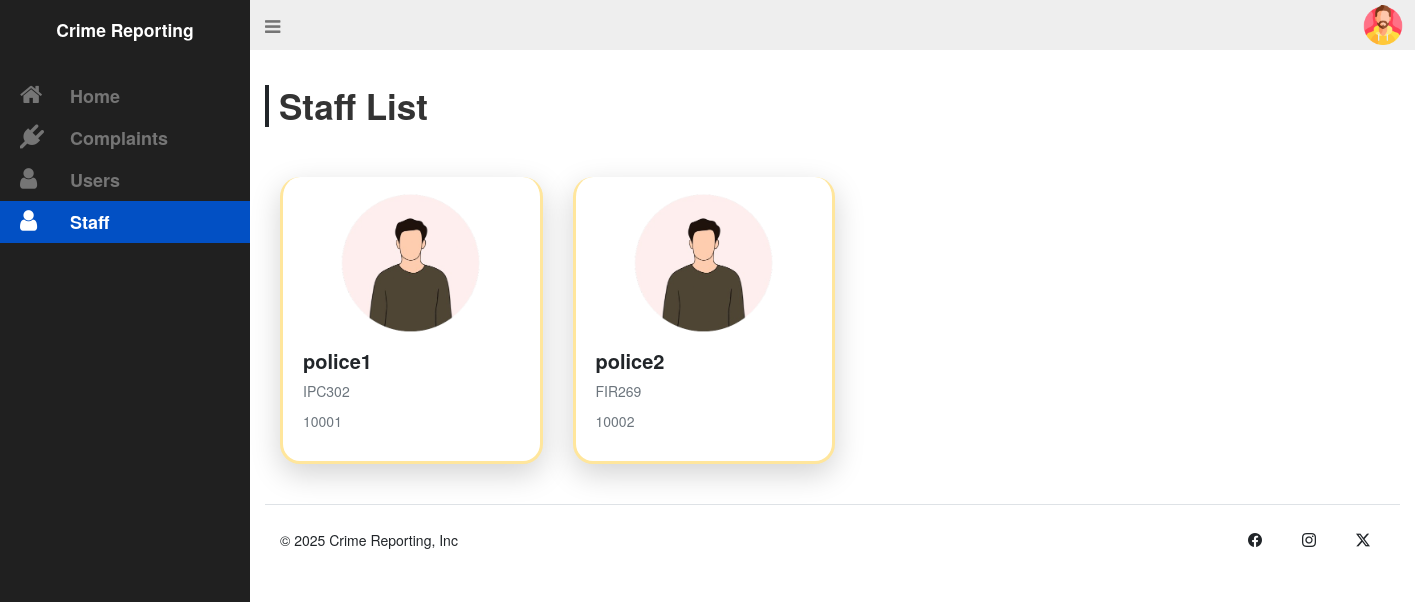
Page /Admin/pages/admin-staff.php (signed in) on the committed database.
### tables this page shows
CREATE TABLE `staff` (
  `staff_id` int(11) NOT NULL,
  `staff_name` varchar(20) NOT NULL,
  `crime_name` varchar(20) NOT NULL,
  `fir_id` int(11) NOT NULL
);

### Admin/pages/admin-staff.php (the view, shortened to what this page needs)
<?php
 include './connect.php';
?>
<!DOCTYPE html>
<html lang="en">
<head>
  <link rel="stylesheet" href="../static/admin.css">
  <link rel="stylesheet" href="https://cdn.jsdelivr.net/npm/bootstrap-icons@1.11.3/font/bootstrap-icons.min.css">
  <link href="https://cdn.jsdelivr.net/npm/bootstrap@5.3.3/dist/css/bootstrap.min.css" rel="stylesheet">
  <link rel="stylesheet" href="https://maxcdn.bootstrapcdn.com/bootstrap/3.3.7/css/bootstrap.min.css">
  <link rel="stylesheet" href="https://maxcdn.bootstrapcdn.com/font-awesome/4.7.0/css/font-awesome.min.css">
</head>
<body>
  <div id="wrapper">
    <aside id="sidebar-wrapper">
      <div class="sidebar-brand">
        <h2><div class="fs-3 fw-semibold">Crime Reporting</div></h2>
      </div>
      <ul class="sidebar-nav">
        <li><a href="./admin-home.php"><i class="fa fa-home"></i>Home</a></li>
        <li><a href="./admin-complaint.php"><i class="fa fa-plug"></i>Complaints</a></li>
        <li><a href="./admin-user.php"><i class="fa fa-user"></i>Users</a></li>
        <li class="active"><a href="./admin-staff.php"><i class="fa fa-user"></i>Staff</a></li>
      </ul>
    </aside>
    <div id="navbar-wrapper">
      <nav class="navbar navbar-inverse">
        <div class="container-fluid justify-content-between">
          <div class="navbar-header position-absolute top-0">
            <a href="#" class="navbar-brand" id="sidebar-toggle"><i class="fa fa-bars"></i></a>
          </div>
          <div class="d-flex align-items-center position-absolute end-0">
            <button class="btn rounded-circle border-0"  data-bs-toggle="dropdown" aria-expanded="false">
              <img src="../static/user.png" alt="" width="40">
            </button>
          </div>
        </div>
      </nav>
    </div>
    <section id="content-wrapper">
      <div class="row">
        <div class="col-lg-12">
          <h2 class="content-title display-4 fw-semibold border-start px-3 border-4 border-dark">Staff List</h2>
          <div class="container">
            <div class="row my-5">
<?php
$sql=mysqli_query($conn,"SELECT * FROM staff ORDER BY staff_id ");
while($row=mysqli_fetch_assoc($sql))
{
    $staff_name=$row['staff_name'];
    $crime_name=$row['crime_name'];
    $fir_id=$row['fir_id'];
?>
              <div class="col-lg-3 col-md-4 col-sm-6 col-12 my-3">
                <div class="card text-decoration-none h-100 rounded-5 p-3 border-3 border-warning-subtle border-top-0 shadow-lg">
                  <img src="../static/profile.png" class="card-img-top rounded-top-4 mx-auto" alt="..." style="width:150px;">
                  <div class="card-body">
                    <div class="card-title fs-2 fw-bold"><?php echo $staff_name; ?></div>
                    <p class="card-text text-secondary"><?php echo $crime_name; ?></p>
                    <p class="card-text text-secondary"><?php echo $fir_id; ?></p>
                  </div>
                </div>
              </div>
<?php
}
?>
            </div>
          </div>
        </div>
      </div>
      <div class="row">
        <div class="container">
          <footer class="d-flex flex-wrap justify-content-between align-items-center py-4 border-top">
            <div class="col-md-4 d-flex align-items-center">
              <span class="mb-3 mb-md-0 text-dark">&copy; 2025 Crime Reporting, Inc</span>
            </div>
            <ul class="nav col-md-4 justify-content-end list-unstyled d-flex">
              <li class="ms-3"><a class=" text-dark" href="#"><i class="bi bi-facebook" width="24" height="24"></i></a></li>
              <li class="ms-3"><a class=" text-dark" href="#"><i class="bi bi-instagram" width="24" height="24"></i></a></li>
              <li class="ms-3"><a class=" text-dark" href="#"><i class="bi bi-twitter-x" width="24" height="24"></i></a></li>
            </ul>
          </footer>
        </div>
      </div>
    </section>
  </div>
</body>
</html>

### Admin/static/admin.css (style rules this page uses)
body { padding-bottom: 30px; position: relative; min-height: 100%; }
a { transition: background 0.2s, color 0.2s; }
#wrapper { padding-left: 0; transition: all 0.5s ease; position: relative; }
#sidebar-wrapper { z-index: 1000; position: fixed; left: 250px; width: 0; height: 100%; margin-left: -250px; overflow-y: auto; overflow-x: hidden; background: #202020; transition: all 0.5s ease; }
.sidebar-brand { position: absolute; top: 0; width: 250px; text-align: center; padding: 20px 0; }
.sidebar-brand h2 { margin: 0; font-weight: 600; font-size: 24px; color: #fff; }
.sidebar-nav { position: absolute; top: 75px; width: 250px; margin: 0; padding: 0; list-style: none; }
.sidebar-nav > li { text-indent: 10px; line-height: 42px; }
.sidebar-nav > li a { display: block; text-decoration: none; color: #757575; font-weight: 600; font-size: 18px; }
.sidebar-nav > li > a:hover, .sidebar-nav > li.active > a { text-decoration: none; color: #fff; background: #0250c4; }
.sidebar-nav > li > a i.fa { font-size: 24px; width: 60px; }
#navbar-wrapper { width: 100%; position: absolute; z-index: 2; }
#navbar-wrapper .navbar { border-width: 0 0 0 0; background-color: #eee; font-size: 24px; margin-bottom: 0; border-radius: 0; }
#navbar-wrapper .navbar a { color: #757575; }
#content-wrapper { width: 100%; position: absolute; padding: 15px; top: 100px; }
@media (min-width: 992px) { #wrapper { padding-left: 250px; } }
@media (min-width: 992px) { #sidebar-wrapper { width: 250px; } }
@media (min-width: 992px) { #navbar-wrapper { position: relative; } }
@media (min-width: 992px) { #content-wrapper { position: relative; top: 0; } }

### rows in the picture
staff: staff_name "police1", crime_name "IPC302", fir "10001"
staff: staff_name "police2", crime_name "FIR269", fir "10002"
